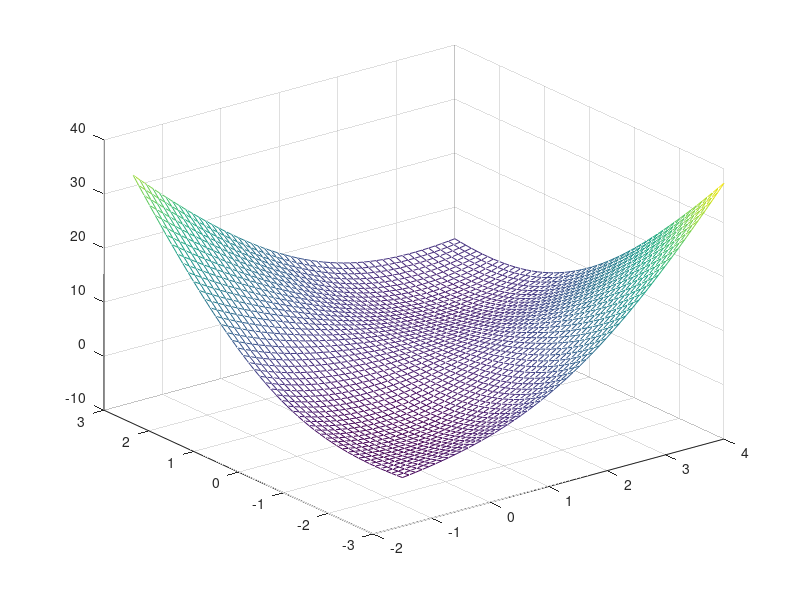

Source code (MATLAB):
x = linspace(-1.5, 4, 50);	% 在 x 軸 [-1.5,4] 之間取 50 點  
y = linspace(-3, 3, 50);	% 在 y 軸 [-3,3] 之間取 50 點  
[xx, yy] = meshgrid(x, y);	% xx 和 yy 都是 50x50 的矩陣  
zz = sin(xx+yy)+((xx-yy).^2)-1.5.*xx+2.5.*yy+1;	% 計算函數值，zz 也是 50x50 的矩陣
mesh(xx, yy, zz);		% 畫出立體網狀圖 
% colormap(zeros(1,3));		% 以黑色呈現   


